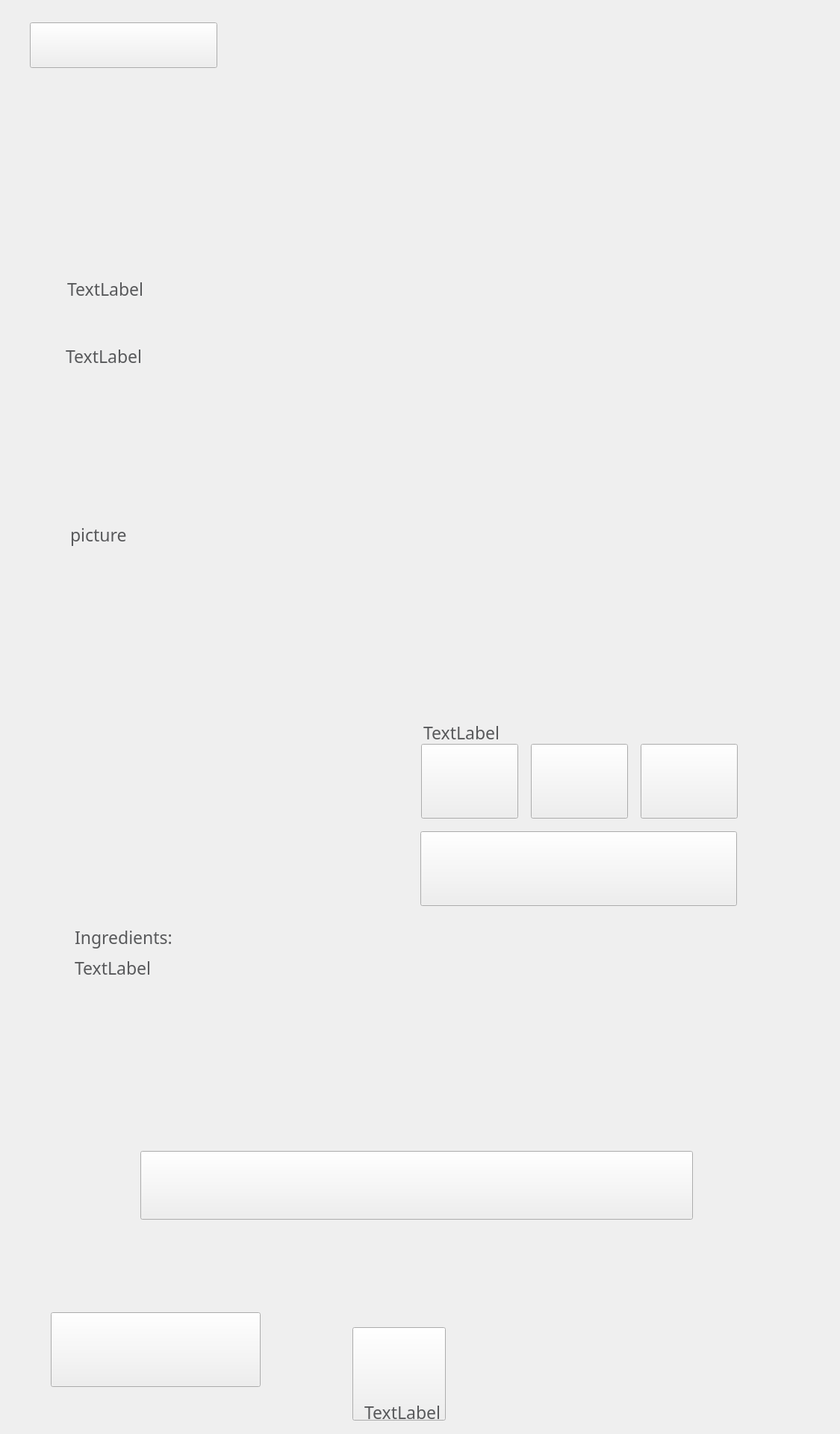
<?xml version="1.0" encoding="UTF-8"?>
<ui version="4.0">
 <class>pageProduct</class>
 <widget class="QWidget" name="pageProduct">
  <property name="geometry">
   <rect>
    <x>0</x>
    <y>0</y>
    <width>1125</width>
    <height>1920</height>
   </rect>
  </property>
  <property name="font">
   <font>
    <family>Montserrat</family>
    <pointsize>-1</pointsize>
    <weight>50</weight>
    <bold>false</bold>
   </font>
  </property>
  <property name="windowTitle">
   <string>Form</string>
  </property>
  <property name="styleSheet">
   <string notr="true">color: #58595B;
font-family: Montserrat;
font-style: light;
font-weight: normal;
font-size: 23px;
line-height: 29px;</string>
  </property>
  <widget class="QPushButton" name="previousPage_Button">
   <property name="geometry">
    <rect>
     <x>68</x>
     <y>1757</y>
     <width>281</width>
     <height>100</height>
    </rect>
   </property>
   <property name="text">
    <string/>
   </property>
  </widget>
  <widget class="QPushButton" name="page_payment_Button">
   <property name="geometry">
    <rect>
     <x>188</x>
     <y>1541</y>
     <width>740</width>
     <height>92</height>
    </rect>
   </property>
   <property name="autoFillBackground">
    <bool>false</bool>
   </property>
   <property name="text">
    <string/>
   </property>
  </widget>
  <widget class="QPushButton" name="mainPage_Button">
   <property name="geometry">
    <rect>
     <x>472</x>
     <y>1777</y>
     <width>125</width>
     <height>125</height>
    </rect>
   </property>
   <property name="text">
    <string/>
   </property>
  </widget>
  <widget class="QLabel" name="label_price_custom">
   <property name="geometry">
    <rect>
     <x>560</x>
     <y>1160</y>
     <width>421</width>
     <height>41</height>
    </rect>
   </property>
   <property name="layoutDirection">
    <enum>Qt::LeftToRight</enum>
   </property>
   <property name="styleSheet">
    <string notr="true">font-family: Montserrat;
background-image: url(/home/df-admin/production/references/background.png);
font-style: normal;
font-weight: bold;
font-size: 36px;
line-height: 44px;
color: #FFFFFF;
text-align: center;
</string>
   </property>
   <property name="text">
    <string/>
   </property>
   <property name="alignment">
    <set>Qt::AlignCenter</set>
   </property>
  </widget>
  <widget class="QLabel" name="label_price_large">
   <property name="geometry">
    <rect>
     <x>860</x>
     <y>1040</y>
     <width>121</width>
     <height>41</height>
    </rect>
   </property>
   <property name="layoutDirection">
    <enum>Qt::LeftToRight</enum>
   </property>
   <property name="styleSheet">
    <string notr="true">font-family: Montserrat;
background-image: url(/home/df-admin/production/references/background.png);
font-style: normal;
font-weight: bold;
font-size: 36px;
line-height: 44px;
color: #3D6675;
text-align: center;</string>
   </property>
   <property name="text">
    <string/>
   </property>
   <property name="alignment">
    <set>Qt::AlignCenter</set>
   </property>
  </widget>
  <widget class="QLabel" name="label_size_custom">
   <property name="geometry">
    <rect>
     <x>570</x>
     <y>1110</y>
     <width>401</width>
     <height>41</height>
    </rect>
   </property>
   <property name="styleSheet">
    <string notr="true">color: #5E8680;
font-family: Montserrat;
font-style: light;
font-weight: normal;
font-size: 20px;
line-height: 24px;
text-align: center;
</string>
   </property>
   <property name="text">
    <string/>
   </property>
   <property name="alignment">
    <set>Qt::AlignCenter</set>
   </property>
  </widget>
  <widget class="QLabel" name="label_size_large">
   <property name="geometry">
    <rect>
     <x>860</x>
     <y>1000</y>
     <width>121</width>
     <height>31</height>
    </rect>
   </property>
   <property name="styleSheet">
    <string notr="true">color: #5E8680;
font-family: Montserrat;
font-style: light;
font-weight: normal;
font-size: 20px;
line-height: 24px;
text-align: center;</string>
   </property>
   <property name="text">
    <string/>
   </property>
   <property name="alignment">
    <set>Qt::AlignCenter</set>
   </property>
  </widget>
  <widget class="QPushButton" name="orderSmall_Button">
   <property name="geometry">
    <rect>
     <x>564</x>
     <y>996</y>
     <width>130</width>
     <height>100</height>
    </rect>
   </property>
   <property name="autoFillBackground">
    <bool>false</bool>
   </property>
   <property name="text">
    <string/>
   </property>
  </widget>
  <widget class="QPushButton" name="orderBig_Button">
   <property name="geometry">
    <rect>
     <x>858</x>
     <y>996</y>
     <width>130</width>
     <height>100</height>
    </rect>
   </property>
   <property name="text">
    <string/>
   </property>
  </widget>
  <widget class="QPushButton" name="orderMedium_Button">
   <property name="geometry">
    <rect>
     <x>711</x>
     <y>996</y>
     <width>130</width>
     <height>100</height>
    </rect>
   </property>
   <property name="autoFillBackground">
    <bool>false</bool>
   </property>
   <property name="text">
    <string/>
   </property>
  </widget>
  <widget class="QPushButton" name="orderCustom_Button">
   <property name="geometry">
    <rect>
     <x>563</x>
     <y>1113</y>
     <width>424</width>
     <height>100</height>
    </rect>
   </property>
   <property name="autoFillBackground">
    <bool>false</bool>
   </property>
   <property name="text">
    <string/>
   </property>
  </widget>
  <widget class="QLabel" name="label_size_medium">
   <property name="geometry">
    <rect>
     <x>710</x>
     <y>1000</y>
     <width>131</width>
     <height>31</height>
    </rect>
   </property>
   <property name="styleSheet">
    <string notr="true">color: #5E8680;
font-family: Montserrat;
font-style: light;
font-weight: normal;
font-size: 20px;
line-height: 24px;
text-align: center;</string>
   </property>
   <property name="text">
    <string/>
   </property>
   <property name="alignment">
    <set>Qt::AlignCenter</set>
   </property>
  </widget>
  <widget class="QLabel" name="label_price_medium">
   <property name="geometry">
    <rect>
     <x>710</x>
     <y>1040</y>
     <width>131</width>
     <height>41</height>
    </rect>
   </property>
   <property name="layoutDirection">
    <enum>Qt::LeftToRight</enum>
   </property>
   <property name="styleSheet">
    <string notr="true">font-family: Montserrat;
background-image: url(/home/df-admin/production/references/background.png);
font-style: normal;
font-weight: bold;
font-size: 36px;
line-height: 44px;
color: #3D6675;
text-align: center;</string>
   </property>
   <property name="text">
    <string/>
   </property>
   <property name="alignment">
    <set>Qt::AlignCenter</set>
   </property>
  </widget>
  <widget class="QLabel" name="label_size_small">
   <property name="geometry">
    <rect>
     <x>560</x>
     <y>1000</y>
     <width>131</width>
     <height>31</height>
    </rect>
   </property>
   <property name="styleSheet">
    <string notr="true">color: #5E8680;
font-family: Montserrat;
font-style: light;
font-weight: normal;
font-size: 20px;
line-height: 24px;
text-align: center;</string>
   </property>
   <property name="text">
    <string/>
   </property>
   <property name="alignment">
    <set>Qt::AlignCenter</set>
   </property>
  </widget>
  <widget class="QLabel" name="label_price_small">
   <property name="geometry">
    <rect>
     <x>560</x>
     <y>1040</y>
     <width>131</width>
     <height>41</height>
    </rect>
   </property>
   <property name="layoutDirection">
    <enum>Qt::LeftToRight</enum>
   </property>
   <property name="styleSheet">
    <string notr="true">font-family: Montserrat;
background-image: url(/home/df-admin/production/references/background.png);
font-style: normal;
font-weight: bold;
font-size: 36px;
line-height: 44px;
color: #3D6675;
text-align: center;</string>
   </property>
   <property name="text">
    <string/>
   </property>
   <property name="alignment">
    <set>Qt::AlignCenter</set>
   </property>
  </widget>
  <widget class="QLabel" name="label_product_title">
   <property name="geometry">
    <rect>
     <x>90</x>
     <y>326</y>
     <width>881</width>
     <height>121</height>
    </rect>
   </property>
   <property name="text">
    <string>TextLabel</string>
   </property>
  </widget>
  <widget class="QLabel" name="label_product_description">
   <property name="geometry">
    <rect>
     <x>88</x>
     <y>461</y>
     <width>901</width>
     <height>271</height>
    </rect>
   </property>
   <property name="font">
    <font>
     <family>Montserrat</family>
     <pointsize>-1</pointsize>
     <weight>50</weight>
     <bold>false</bold>
    </font>
   </property>
   <property name="text">
    <string>TextLabel</string>
   </property>
   <property name="alignment">
    <set>Qt::AlignLeading|Qt::AlignLeft|Qt::AlignTop</set>
   </property>
  </widget>
  <widget class="QLabel" name="label_product_ingredients">
   <property name="geometry">
    <rect>
     <x>100</x>
     <y>1280</y>
     <width>888</width>
     <height>200</height>
    </rect>
   </property>
   <property name="text">
    <string>TextLabel</string>
   </property>
   <property name="alignment">
    <set>Qt::AlignLeading|Qt::AlignLeft|Qt::AlignTop</set>
   </property>
  </widget>
  <widget class="QLabel" name="label_product_photo">
   <property name="geometry">
    <rect>
     <x>94</x>
     <y>700</y>
     <width>450</width>
     <height>450</height>
    </rect>
   </property>
   <property name="text">
    <string>picture</string>
   </property>
   <property name="alignment">
    <set>Qt::AlignLeading|Qt::AlignLeft|Qt::AlignTop</set>
   </property>
  </widget>
  <widget class="QLabel" name="label_product_ingredients_title">
   <property name="geometry">
    <rect>
     <x>100</x>
     <y>1239</y>
     <width>351</width>
     <height>50</height>
    </rect>
   </property>
   <property name="text">
    <string>Ingredients:</string>
   </property>
   <property name="alignment">
    <set>Qt::AlignLeading|Qt::AlignLeft|Qt::AlignTop</set>
   </property>
  </widget>
  <widget class="QLabel" name="label_background_small">
   <property name="geometry">
    <rect>
     <x>310</x>
     <y>230</y>
     <width>67</width>
     <height>17</height>
    </rect>
   </property>
   <property name="text">
    <string/>
   </property>
  </widget>
  <widget class="QLabel" name="label_background_medium">
   <property name="geometry">
    <rect>
     <x>410</x>
     <y>230</y>
     <width>67</width>
     <height>17</height>
    </rect>
   </property>
   <property name="text">
    <string/>
   </property>
  </widget>
  <widget class="QLabel" name="label_background_large">
   <property name="geometry">
    <rect>
     <x>500</x>
     <y>240</y>
     <width>67</width>
     <height>17</height>
    </rect>
   </property>
   <property name="text">
    <string/>
   </property>
  </widget>
  <widget class="QLabel" name="label_background_custom">
   <property name="geometry">
    <rect>
     <x>400</x>
     <y>280</y>
     <width>67</width>
     <height>17</height>
    </rect>
   </property>
   <property name="text">
    <string/>
   </property>
  </widget>
  <widget class="QLabel" name="label_select_quantity">
   <property name="geometry">
    <rect>
     <x>567</x>
     <y>959</y>
     <width>393</width>
     <height>44</height>
    </rect>
   </property>
   <property name="text">
    <string>TextLabel</string>
   </property>
  </widget>
  <widget class="QPushButton" name="back_Button">
   <property name="geometry">
    <rect>
     <x>40</x>
     <y>30</y>
     <width>251</width>
     <height>61</height>
    </rect>
   </property>
   <property name="text">
    <string/>
   </property>
  </widget>
  <widget class="QLabel" name="label_notify_us">
   <property name="geometry">
    <rect>
     <x>488</x>
     <y>1878</y>
     <width>116</width>
     <height>26</height>
    </rect>
   </property>
   <property name="text">
    <string>TextLabel</string>
   </property>
  </widget>
  <zorder>page_payment_Button</zorder>
  <zorder>previousPage_Button</zorder>
  <zorder>mainPage_Button</zorder>
  <zorder>orderSmall_Button</zorder>
  <zorder>orderBig_Button</zorder>
  <zorder>orderMedium_Button</zorder>
  <zorder>orderCustom_Button</zorder>
  <zorder>label_size_medium</zorder>
  <zorder>label_price_medium</zorder>
  <zorder>label_size_small</zorder>
  <zorder>label_price_small</zorder>
  <zorder>label_price_custom</zorder>
  <zorder>label_size_custom</zorder>
  <zorder>label_price_large</zorder>
  <zorder>label_size_large</zorder>
  <zorder>label_product_title</zorder>
  <zorder>label_product_description</zorder>
  <zorder>label_product_photo</zorder>
  <zorder>label_product_ingredients_title</zorder>
  <zorder>label_background_small</zorder>
  <zorder>label_background_medium</zorder>
  <zorder>label_background_large</zorder>
  <zorder>label_background_custom</zorder>
  <zorder>label_product_ingredients</zorder>
  <zorder>label_select_quantity</zorder>
  <zorder>back_Button</zorder>
  <zorder>label_notify_us</zorder>
 </widget>
 <resources/>
 <connections/>
</ui>
